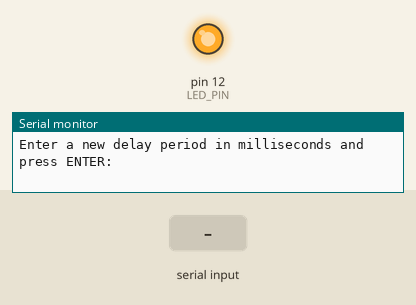
This sketch was run on a simulated Arduino Uno, built with avr-gcc and run on an emulated ATmega328P. Shown: output pins drawn as LEDs (lit = HIGH), the last lines printed to the serial monitor. The test bench sets the inputs (shaded band).

Above: at 1.2 s.
1.3 s: "0\n" received over Serial
At 3.3 s:
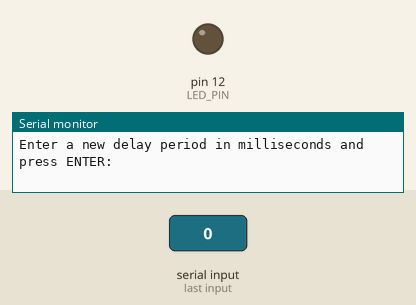
At 5.4 s:
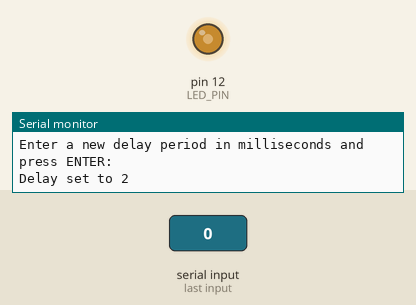
Timing chart, 0 to 6.9 s (numbered marks = the images above; inputs shaded):
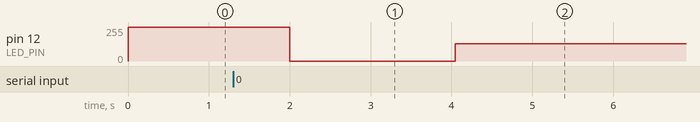

The sketch:

1a-blink_pov.ino
```cpp
/*
  Terry Field, Student # 3721738
  COMP 444
  November 18th, 2024

  This sketch when run turns on an LED for 2 seconds and then turns it off for 2 seconds and repeats.
  It also monitors the serial input and the user can enter a new delay period, in milliseconds, to override
  the default 2000 ms.
*/

const int LED_PIN = 12;
int light_delay = 2000; // Initial value for delay period (ms)

/*
  This function is called once when the board is powered on/reset or when the
  sketch first starts.
*/
void setup() {
  pinMode(LED_PIN, OUTPUT);
  // Open serial communications and wait for port to open:
  Serial.begin(9600);

  while (!Serial) {
    ; // wait for serial port to connect. Needed for native USB port only
  }
  Serial.println("Enter a new delay period in milliseconds and press ENTER:");
}

/*
  This is in the infinite loop that does the work.
*/
void loop() {
  char input_char;
  String input_str;

  while (Serial.available()) {
    input_char = Serial.read();
    if (input_char == '\n') {
      light_delay = input_str.toInt();
      if (light_delay == 0) {
        light_delay = 2;
      }
      String message = "Delay set to " + String(light_delay);
      Serial.println(message);
    } else if (isDigit(input_char)) {
      input_str+= (char)input_char;
    }
  }

  digitalWrite(LED_PIN, HIGH); // set voltage level to HIGH, i.e. 5 volts
  delay(light_delay); // time is in millseconds, i.e. 1 second
  digitalWrite(LED_PIN, LOW); // set voltage level to LOW, i.e. to ground
  delay(light_delay);
}
```
